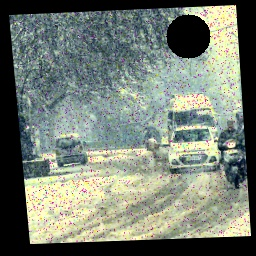
#> input picture driving_images/im001-snow.jpg, 256 x 256 px
$ python -i perspective.py   (imports and definitions only)
#> lines starting #> are read from the running program, lines starting #| are printed output that depends on the picture; after the words box and inside, x2 and y2 are one past the last pixel; in counts of white or black regions, pixels touching at a corner belong together
#> further down, picture is the input picture: shape (256, 256, 3); mean B, G, R 115.6, 126.8, 118.6
import cv2
import numpy as np


def order_points(pts):
    rect = np.zeros((4, 2), dtype="float32")
    s = pts.sum(axis=1)
    rect[0] = pts[np.argmin(s)]
    rect[2] = pts[np.argmax(s)]
    diff = np.diff(pts, axis=1)
    rect[1] = pts[np.argmin(diff)]
    rect[3] = pts[np.argmax(diff)]
    return rect


def shrink_polygon(pts, shrink_pixels=2):
    center = np.mean(pts, axis=0)
    new_pts = []

    for p in pts:
        direction = p - center
        norm = np.linalg.norm(direction)
        if norm > 1e-6:
            direction = (direction / norm) * shrink_pixels
        new_pts.append(p - direction)

    return np.array(new_pts, dtype=np.float32)


def four_point_transform(image, pts):
    rect = order_points(pts)
    rect = shrink_polygon(rect, shrink_pixels=2)
    dst = np.array([[0, 0], [255, 0], [255, 255], [0, 255]], dtype="float32")
    M = cv2.getPerspectiveTransform(rect, dst)
    return cv2.warpPerspective(image, M, (256, 256), flags=cv2.INTER_CUBIC)


def perspective(image):
    DEBUG = False
    PRESET_POINTS = np.array(
        [[235, 6], [10, 16], [31, 243], [250, 233]], dtype=np.int32)

    gamma_img = cv2.LUT(
        image,
        np.array(
            [((i / 255.0) ** (1/0.9) * 255) for i in np.arange(256)],
            dtype=np.uint8
        )
    )

    gray = cv2.cvtColor(gamma_img, cv2.COLOR_BGR2GRAY)
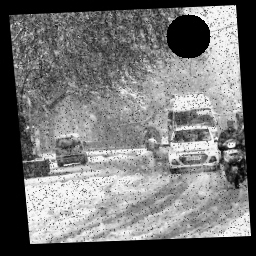
#> gray: shape (256, 256); min 0, max 251, mean 117.3
    clahe = cv2.createCLAHE(clipLimit=3.0, tileGridSize=(8, 8))
    equalized = clahe.apply(gray)
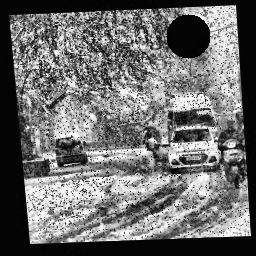
#> equalized: shape (256, 256); min 0, max 255, mean 110

    v = np.median(equalized)
#> v = 112
    lower = int(max(0, (1.0 - 0.3) * v))
#> lower = 78
    upper = int(min(255, (1.0 + 0.3) * v))
#> upper = 145
    edged = cv2.Canny(equalized, lower, upper)
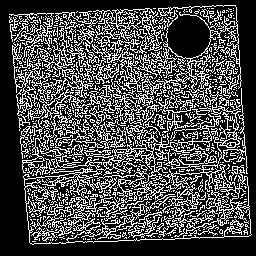
#> edged: shape (256, 256); 29.5% white in thin lines or dots, all inside (x1, y1, x2, y2) = (9, 5, 252, 245)

    kernel = cv2.getStructuringElement(cv2.MORPH_ELLIPSE, (3, 3))
    edged = cv2.morphologyEx(edged, cv2.MORPH_CLOSE, kernel, iterations=1)
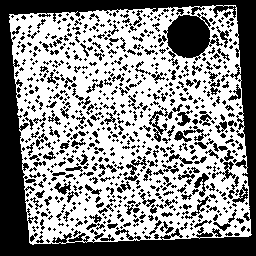
#> edged: shape (256, 256); 55.9% white; 767 black regions (576 under 20 px)

    # Contour detection
    contours, _ = cv2.findContours(
        edged, cv2.RETR_LIST, cv2.CHAIN_APPROX_SIMPLE)
#> contours = 1095 contours, 784 with area under 20; largest, box (x1, y1, x2, y2) and area: (9, 5, 252, 245) 51434, (166, 14, 211, 59) 1518, (212, 5, 237, 19) 159, (231, 183, 249, 204) 150, (193, 172, 210, 193) 144
    contours = sorted(contours, key=cv2.contourArea, reverse=True)[:20]
#> contours = 20 contours; largest, box (x1, y1, x2, y2) and area: (9, 5, 252, 245) 51434, (166, 14, 211, 59) 1518, (212, 5, 237, 19) 159, (231, 183, 249, 204) 150, (193, 172, 210, 193) 144

    screenCnt = None
    margin = 40
    detected_points = None

    # Vertex validation
    for idx, c in enumerate(contours):
        peri = cv2.arcLength(c, True)
        approx = cv2.approxPolyDP(c, 0.05 * peri, True)

        if len(approx) == 4:
            points = approx.squeeze().astype(np.int32)
            edge_count = sum(
                (p[0] <= margin or p[0] >= 256 - margin or
                 p[1] <= margin or p[1] >= 256 - margin)
                for p in points
            )

            if edge_count >= 2:
                detected_points = points
                screenCnt = approx
                break
#> this loop made 1 pass
#> (peri, edge_count, screenCnt) on pass 1: (1048.2, 4, [[235, 5], [9, 14], [30, 243], [251, 234]])

    # Coordinate verification
    USE_PRESET = False
    if detected_points is not None:
        ordered_detected = order_points(detected_points.astype(float))
#> in order_points, `s = pts.sum(axis=1)`: s = [240, 23, 273, 485]
#> in order_points, `diff = np.diff(pts, axis=1)`: diff = [-230, 5, 213, -17]
#> ordered_detected = [[9, 14], [235, 5], [251, 234], [30, 243]]
        ordered_preset = order_points(PRESET_POINTS.astype(float))
        total_diff = np.sum(np.linalg.norm(
            ordered_detected - ordered_preset, axis=1))
#> total_diff = 5.65

        if total_diff > 40:
            USE_PRESET = True
    else:
        USE_PRESET = True

    # Perform transformation
    try:
        if USE_PRESET:
            result = four_point_transform(
                image, order_points(PRESET_POINTS.astype(float)))
        else:
            result = four_point_transform(image, detected_points)
#> in four_point_transform, `rect = order_points(pts)`: rect = [[9, 14], [235, 5], [251, 234], [30, 243]]
#> in shrink_polygon, `center = np.mean(pts, axis=0)`: center = [131.2, 124]
#> the loop in shrink_polygon, `for p in pts:` made 4 passes
#> (p, direction, norm) on passes 1 to 4: ([9, 14], [-1.49, -1.34], 164.5), ([235, 5], [1.31, -1.51], 157.9), ([251, 234], [1.47, 1.35], 162.6), ([30, 243], [-1.3, 1.52], 156.2)
#> after the loop in shrink_polygon, `for p in pts:`: new_pts = [[10.49, 15.34], [233.7, 6.51], [249.5, 232.6], [31.3, 241.5]]
#> in four_point_transform, `rect = shrink_polygon(rect, shrink_pixels=2)`: rect has the same summary as new_pts in shrink_polygon
#> in four_point_transform, `M = cv2.getPerspectiveTransform(rect, dst)`: M = [[1.14, -0.104, -10.31], [0.0434, 1.1, -17.28], [-7.8e-06, -9.73e-05, 1]]
#> in four_point_transform, `return cv2.warpPerspective(image, M, (256, 256), flags=cv2.INTER_CUBIC)`:
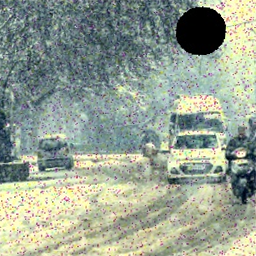
#> returned value: shape (256, 256, 3); mean of channels 0, 1, 2 146.4, 160.8, 150.3; drawn as B, G, R

        result = cv2.filter2D(result, -1, np.array([
            [-0.3, -0.3, -0.3],
            [-0.3,  3.4, -0.3],
            [-0.3, -0.3, -0.3]
        ]))
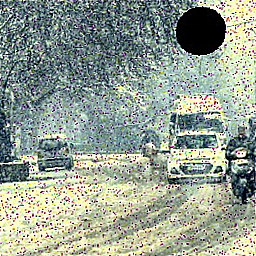
#> result: shape (256, 256, 3); mean B, G, R 146.1, 158.7, 148.5

        return result

    except Exception as e:
        return image

>>> import cv2
>>> picture = cv2.imread('driving_images/im001-snow.jpg')
>>> result = perspective(picture)

$ run again, on driving_images/im002-snow.jpg
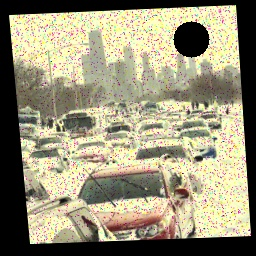
#> input picture driving_images/im002-snow.jpg, 256 x 256 px
#> picture is the input picture: shape (256, 256, 3); mean B, G, R 120.4, 146.3, 152.1
#> v = 130
#> lower = 91
#> upper = 169
#> in perspective, `edged = cv2.morphologyEx(edged, cv2.MORPH_CLOSE, kernel, iterations=1)`:
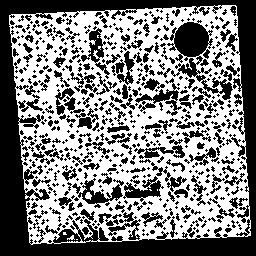
#> edged: shape (256, 256); 51.2% white; 602 black regions (428 under 20 px)
#> in perspective, `contours, _ = cv2.findContours( edged, cv2.RETR_LIST, cv2.CHAIN_APPROX..`: contours = 975 contours, 631 with area under 20; largest, box (x1, y1, x2, y2) and area: (9, 5, 251, 245) 51456, (173, 21, 210, 58) 1003, (77, 179, 124, 205) 547, (123, 179, 162, 199) 434, (87, 27, 105, 64) 396
#> in perspective, `contours = sorted(contours, key=cv2.contourArea, reverse=True)[:20]`: contours = 20 contours; largest, box (x1, y1, x2, y2) and area: (9, 5, 251, 245) 51456, (173, 21, 210, 58) 1003, (77, 179, 124, 205) 547, (123, 179, 162, 199) 434, (87, 27, 105, 64) 396
#> the loop in perspective, `for idx, c in enumerate(contours):` made 1 pass
#> (peri, edge_count, screenCnt) on pass 1: (1032.9, 4, [[235, 5], [9, 15], [31, 244], [250, 235]])
#> s = [240, 24, 275, 485]
#> diff = [-230, 6, 213, -15]
#> ordered_detected = [[9, 15], [235, 5], [250, 235], [31, 244]]
#> total_diff = 5.41
#> in four_point_transform, `rect = order_points(pts)`: rect = [[9, 15], [235, 5], [250, 235], [31, 244]]
#> center = [131.2, 124.8]
#> the loop in shrink_polygon, `for p in pts:` made 4 passes
#> (p, direction, norm) on passes 1 to 4: ([9, 15], [-1.49, -1.34], 164.3), ([235, 5], [1.31, -1.51], 158.4), ([250, 235], [1.47, 1.36], 162), ([31, 244], [-1.29, 1.53], 155.8)
#> after the loop in shrink_polygon, `for p in pts:`: new_pts = [[10.49, 16.34], [233.7, 6.51], [248.5, 233.6], [32.29, 242.5]]
#> in four_point_transform, `rect = shrink_polygon(rect, shrink_pixels=2)`: rect has the same summary as new_pts in shrink_polygon
#> M = [[1.14, -0.11, -10.15], [0.0478, 1.09, -18.23], [7.87e-06, -0.000139, 1]]
#> in perspective, `result = cv2.filter2D(result, -1, np.array([ [-0.3, -0.3, -0.3], [-0.3..`:
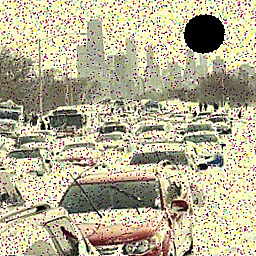
#> result: shape (256, 256, 3); mean B, G, R 151, 178.1, 184.8

$ run again, on driving_images/im003-snow.jpg
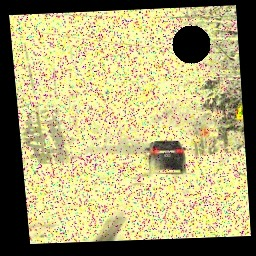
#> input picture driving_images/im003-snow.jpg, 256 x 256 px
#> picture is the input picture: shape (256, 256, 3); mean B, G, R 116.7, 164.8, 171.9
#> v = 159
#> lower = 111
#> upper = 206
#> in perspective, `edged = cv2.morphologyEx(edged, cv2.MORPH_CLOSE, kernel, iterations=1)`:
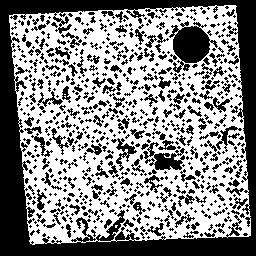
#> edged: shape (256, 256); 54.8% white; 720 black regions (528 under 20 px)
#> in perspective, `contours, _ = cv2.findContours( edged, cv2.RETR_LIST, cv2.CHAIN_APPROX..`: contours = 1062 contours, 762 with area under 20; largest, box (x1, y1, x2, y2) and area: (9, 5, 251, 245) 51452, (172, 25, 211, 64) 1126, (153, 152, 184, 171) 416, (95, 209, 126, 242) 308, (115, 137, 138, 163) 186
#> in perspective, `contours = sorted(contours, key=cv2.contourArea, reverse=True)[:20]`: contours = 20 contours; largest, box (x1, y1, x2, y2) and area: (9, 5, 251, 245) 51452, (172, 25, 211, 64) 1126, (153, 152, 184, 171) 416, (95, 209, 126, 242) 308, (115, 137, 138, 163) 186
#> the loop in perspective, `for idx, c in enumerate(contours):` made 1 pass
#> (peri, edge_count, screenCnt) on pass 1: (990.2, 4, [[235, 5], [9, 15], [30, 243], [250, 235]])
#> s = [240, 24, 273, 485]
#> diff = [-230, 6, 213, -15]
#> ordered_detected = [[9, 15], [235, 5], [250, 235], [30, 243]]
#> total_diff = 5.41
#> in four_point_transform, `rect = order_points(pts)`: rect = [[9, 15], [235, 5], [250, 235], [30, 243]]
#> center = [131, 124.5]
#> the loop in shrink_polygon, `for p in pts:` made 4 passes
#> (p, direction, norm) on passes 1 to 4: ([9, 15], [-1.49, -1.34], 163.9), ([235, 5], [1.31, -1.51], 158.4), ([250, 235], [1.47, 1.36], 162.4), ([30, 243], [-1.3, 1.52], 155.7)
#> after the loop in shrink_polygon, `for p in pts:`: new_pts = [[10.49, 16.34], [233.7, 6.51], [248.5, 233.6], [31.3, 241.5]]
#> in four_point_transform, `rect = shrink_polygon(rect, shrink_pixels=2)`: rect has the same summary as new_pts in shrink_polygon
#> M = [[1.14, -0.106, -10.28], [0.0482, 1.1, -18.4], [2.97e-05, -0.000123, 1]]
#> in perspective, `result = cv2.filter2D(result, -1, np.array([ [-0.3, -0.3, -0.3], [-0.3..`:
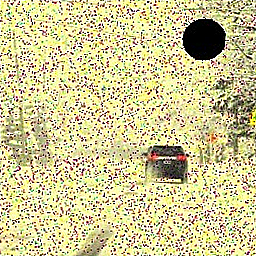
#> result: shape (256, 256, 3); mean B, G, R 150.7, 199.6, 205.7

$ run again, on driving_images/im004-snow.jpg
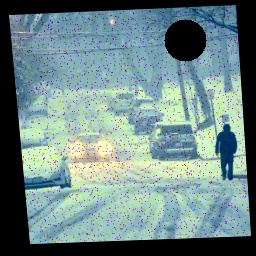
#> input picture driving_images/im004-snow.jpg, 256 x 256 px
#> picture is the input picture: shape (256, 256, 3); mean B, G, R 136.2, 136.9, 111.5
#> v = 127
#> lower = 88
#> upper = 165
#> in perspective, `edged = cv2.morphologyEx(edged, cv2.MORPH_CLOSE, kernel, iterations=1)`:
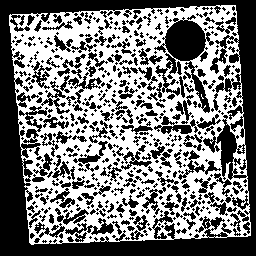
#> edged: shape (256, 256); 48.4% white; 13 white regions (12 under 20 px)
#> in perspective, `contours, _ = cv2.findContours( edged, cv2.RETR_LIST, cv2.CHAIN_APPROX..`: contours = 869 contours, 490 with area under 20; largest, box (x1, y1, x2, y2) and area: (9, 5, 251, 245) 51492, (164, 19, 207, 62) 1364, (215, 118, 238, 181) 722, (184, 60, 211, 114) 385, (67, 75, 103, 91) 259
#> in perspective, `contours = sorted(contours, key=cv2.contourArea, reverse=True)[:20]`: contours = 20 contours; largest, box (x1, y1, x2, y2) and area: (9, 5, 251, 245) 51492, (164, 19, 207, 62) 1364, (215, 118, 238, 181) 722, (184, 60, 211, 114) 385, (67, 75, 103, 91) 259
#> the loop in perspective, `for idx, c in enumerate(contours):` made 1 pass
#> (peri, edge_count, screenCnt) on pass 1: (1023.4, 4, [[235, 5], [9, 15], [31, 244], [250, 235]])
#> s = [240, 24, 275, 485]
#> diff = [-230, 6, 213, -15]
#> ordered_detected = [[9, 15], [235, 5], [250, 235], [31, 244]]
#> total_diff = 5.41
#> in four_point_transform, `rect = order_points(pts)`: rect = [[9, 15], [235, 5], [250, 235], [31, 244]]
#> center = [131.2, 124.8]
#> the loop in shrink_polygon, `for p in pts:` made 4 passes
#> (p, direction, norm) on passes 1 to 4: ([9, 15], [-1.49, -1.34], 164.3), ([235, 5], [1.31, -1.51], 158.4), ([250, 235], [1.47, 1.36], 162), ([31, 244], [-1.29, 1.53], 155.8)
#> after the loop in shrink_polygon, `for p in pts:`: new_pts = [[10.49, 16.34], [233.7, 6.51], [248.5, 233.6], [32.29, 242.5]]
#> in four_point_transform, `rect = shrink_polygon(rect, shrink_pixels=2)`: rect has the same summary as new_pts in shrink_polygon
#> M = [[1.14, -0.11, -10.15], [0.0478, 1.09, -18.23], [7.87e-06, -0.000139, 1]]
#> in perspective, `result = cv2.filter2D(result, -1, np.array([ [-0.3, -0.3, -0.3], [-0.3..`:
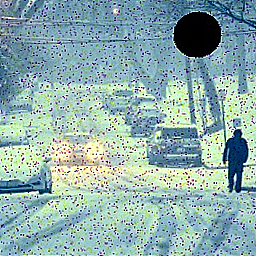
#> result: shape (256, 256, 3); mean B, G, R 172.5, 173.4, 142.4
